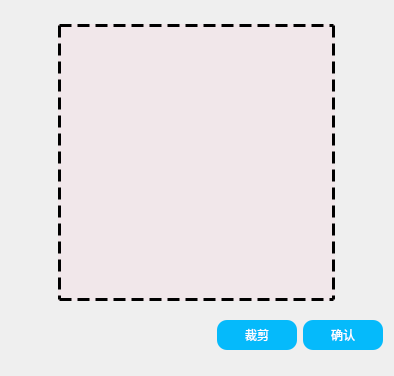
<?xml version="1.0" encoding="UTF-8"?>
<ui version="4.0">
 <class>CutAvator</class>
 <widget class="QDialog" name="CutAvator">
  <property name="geometry">
   <rect>
    <x>0</x>
    <y>0</y>
    <width>394</width>
    <height>376</height>
   </rect>
  </property>
  <property name="sizePolicy">
   <sizepolicy hsizetype="Minimum" vsizetype="Minimum">
    <horstretch>0</horstretch>
    <verstretch>0</verstretch>
   </sizepolicy>
  </property>
  <property name="minimumSize">
   <size>
    <width>311</width>
    <height>311</height>
   </size>
  </property>
  <property name="maximumSize">
   <size>
    <width>900</width>
    <height>900</height>
   </size>
  </property>
  <property name="contextMenuPolicy">
   <enum>Qt::ContextMenuPolicy::NoContextMenu</enum>
  </property>
  <property name="windowTitle">
   <string>编辑头像</string>
  </property>
  <layout class="QGridLayout" name="gridLayout">
   <item row="1" column="0">
    <layout class="QHBoxLayout" name="horizontalLayout">
     <item>
      <spacer name="horizontalSpacer">
       <property name="orientation">
        <enum>Qt::Orientation::Horizontal</enum>
       </property>
       <property name="sizeHint" stdset="0">
        <size>
         <width>40</width>
         <height>20</height>
        </size>
       </property>
      </spacer>
     </item>
     <item>
      <widget class="QPushButton" name="but_cut">
       <property name="sizePolicy">
        <sizepolicy hsizetype="Fixed" vsizetype="Fixed">
         <horstretch>0</horstretch>
         <verstretch>0</verstretch>
        </sizepolicy>
       </property>
       <property name="minimumSize">
        <size>
         <width>80</width>
         <height>30</height>
        </size>
       </property>
       <property name="cursor">
        <cursorShape>PointingHandCursor</cursorShape>
       </property>
       <property name="contextMenuPolicy">
        <enum>Qt::ContextMenuPolicy::NoContextMenu</enum>
       </property>
       <property name="styleSheet">
        <string notr="true">QPushButton {
    font: 12pt 'Microsoft YaHei UI';
    background-color: rgb(5, 186, 251);
    color: white;
    border-radius: 10px;
}

QPushButton:hover {
    background-color: rgba(5, 186, 251, 0.7);
    color: white;
    border-radius: 10px;
}

QPushButton:pressed {
    background-color: rgba(0, 123, 255, 0.8);
    color: rgba(255, 255, 255, 0.9);
    border-radius: 10px;
}</string>
       </property>
       <property name="text">
        <string>裁剪</string>
       </property>
      </widget>
     </item>
     <item>
      <widget class="QPushButton" name="but_yes">
       <property name="sizePolicy">
        <sizepolicy hsizetype="Fixed" vsizetype="Fixed">
         <horstretch>0</horstretch>
         <verstretch>0</verstretch>
        </sizepolicy>
       </property>
       <property name="minimumSize">
        <size>
         <width>80</width>
         <height>30</height>
        </size>
       </property>
       <property name="cursor">
        <cursorShape>PointingHandCursor</cursorShape>
       </property>
       <property name="contextMenuPolicy">
        <enum>Qt::ContextMenuPolicy::NoContextMenu</enum>
       </property>
       <property name="styleSheet">
        <string notr="true">QPushButton {
    font: 12pt 'Microsoft YaHei UI';
    background-color: rgb(5, 186, 251);
    color: white;
    border-radius: 10px;
}

QPushButton:hover {
    background-color: rgba(5, 186, 251, 0.7);
    color: white;
    border-radius: 10px;
}

QPushButton:pressed {
    background-color: rgba(0, 123, 255, 0.8);
    color: rgba(255, 255, 255, 0.9);
    border-radius: 10px;
}</string>
       </property>
       <property name="text">
        <string>确认</string>
       </property>
      </widget>
     </item>
    </layout>
   </item>
   <item row="0" column="0" alignment="Qt::AlignmentFlag::AlignHCenter">
    <widget class="QWidget" name="dock_avator">
     <property name="sizePolicy">
      <sizepolicy hsizetype="Minimum" vsizetype="Minimum">
       <horstretch>0</horstretch>
       <verstretch>0</verstretch>
      </sizepolicy>
     </property>
     <property name="minimumSize">
      <size>
       <width>277</width>
         <height>277</height>
      </size>
     </property>
     <property name="maximumSize">
      <size>
       <width>277</width>
          <height>277</height>
      </size>
     </property>
     <property name="styleSheet">
      <string notr="true">QWidget { background: rgb(241, 231, 234); }</string>
     </property>
     <widget class="DraggableResizableLabel" name="lab_cut">
      <property name="geometry">
       <rect>
        <x>0</x>
        <y>0</y>
        <width>277</width>
        <height>277</height>
       </rect>
      </property>
      <property name="styleSheet">
       <string notr="true">border: 3px dashed rgb(0, 0, 0);
color:rgb(0, 0, 127);
</string>
      </property>
      <property name="text">
       <string/>
      </property>
      <property name="alignment">
       <set>Qt::AlignmentFlag::AlignCenter</set>
      </property>
     </widget>
    </widget>
   </item>
  </layout>
 </widget>
 <customwidgets>
  <customwidget>
   <class>DraggableResizableLabel</class>
   <extends>QLabel</extends>
   <header location="global">CutAvator.h</header>
  </customwidget>
 </customwidgets>
 <tabstops>
  <tabstop>but_yes</tabstop>
 </tabstops>
 <resources/>
 <connections/>
</ui>
